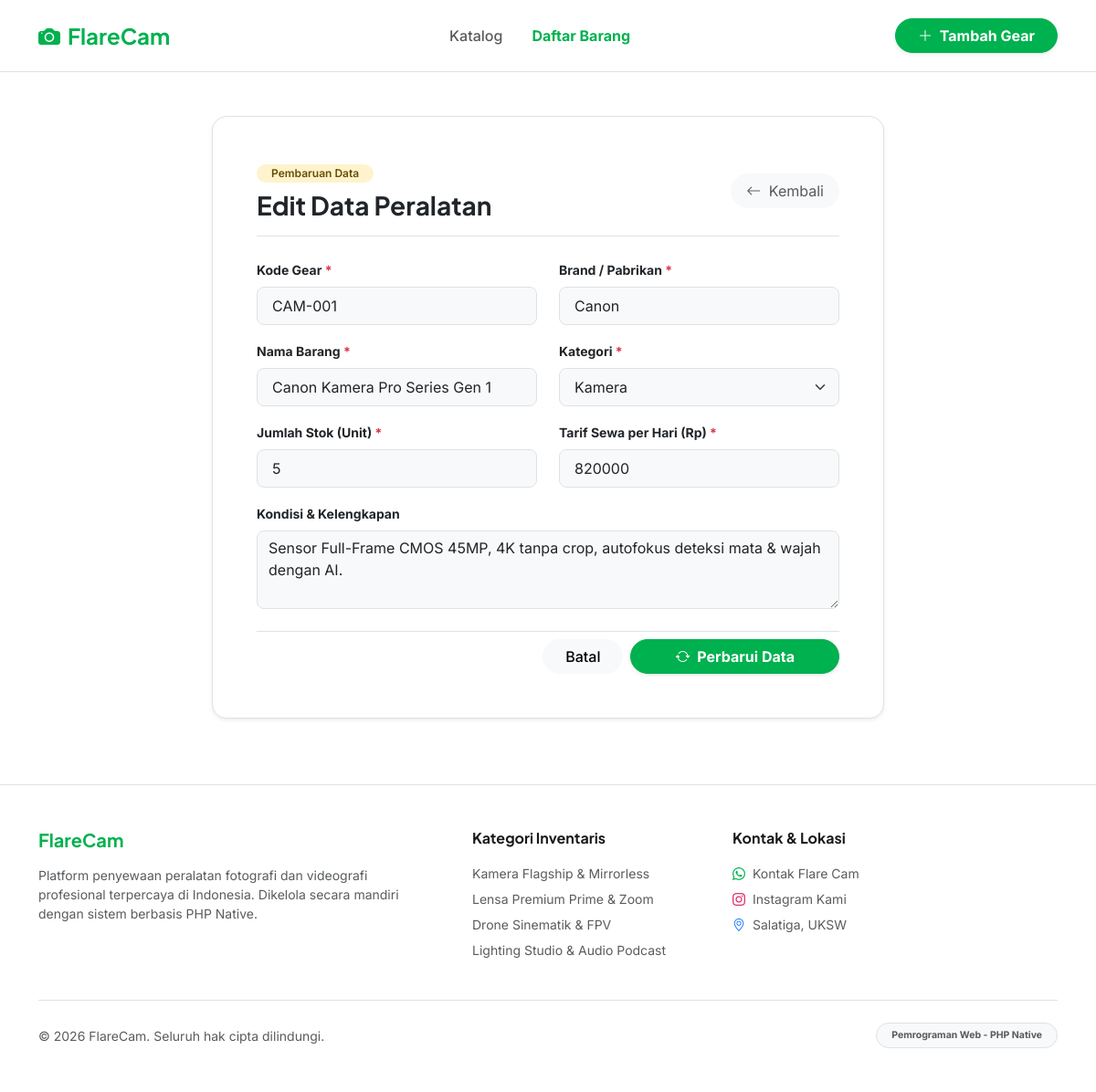
The page /edit.php?id=1 on the database its author committed.
### tables this page shows
CREATE TABLE IF NOT EXISTS kamera (
    id INT AUTO_INCREMENT PRIMARY KEY,
    kode_barang VARCHAR(20) NOT NULL UNIQUE,
    nama_barang VARCHAR(100) NOT NULL,
    brand VARCHAR(50) NOT NULL DEFAULT "FlareCam",
    kategori VARCHAR(50) NOT NULL,
    jumlah INT NOT NULL DEFAULT 1,
    harga INT NOT NULL,
    deskripsi TEXT,
    created_at TIMESTAMP DEFAULT CURRENT_TIMESTAMP
);

### edit.php (the view, shortened to what this page needs)
<?php
require_once __DIR__ . "/config/koneksi.php";
$id = (int)($_GET["id"] ?? 0);
$stmt = $pdo->prepare("SELECT * FROM kamera WHERE id = :id");
$stmt->execute([":id" => $id]);
$barang = $stmt->fetch();
$kategoriList = ["Kamera", "Lensa", "Drone", "Lighting", "Audio"];
require_once __DIR__ . "/includes/header.php";
?>
<div class="row justify-content-center py-4">
    <div class="col-lg-8">
        <div class="card p-4 p-md-5 border rounded-4 shadow-sm bg-white">
            <div class="d-flex align-items-center justify-content-between pb-3 mb-4 border-bottom">
                <div>
                    <span class="badge bg-warning-subtle text-warning-emphasis px-3 py-1 rounded-pill small fw-semibold">Pembaruan Data</span>
                    <h3 class="fw-bold text-dark mt-2 mb-0">Edit Data Peralatan</h3>
                </div>
                <a href="index.php" class="btn btn-light rounded-pill px-3 text-muted">
                    <i class="bi bi-arrow-left me-1"></i> Kembali
                </a>
            </div>
            <form action="proses_edit.php" method="POST">
                <div class="row">
                    <div class="col-md-6 mb-3">
                        <label class="form-label small fw-bold text-dark">Kode Gear <span class="text-danger">*</span></label>
                        <input type="text" name="kode_barang" value="<?= htmlspecialchars($barang["kode_barang"]) ?>" class="form-control form-control-lg bg-light rounded-3 fs-6" required>
                    </div>
                    <div class="col-md-6 mb-3">
                        <label class="form-label small fw-bold text-dark">Brand / Pabrikan <span class="text-danger">*</span></label>
                        <input type="text" name="brand" value="<?= htmlspecialchars($barang["brand"] ?? "FlareCam") ?>" class="form-control form-control-lg bg-light rounded-3 fs-6" required>
                    </div>
                </div>
                <div class="row">
                    <div class="col-md-6 mb-3">
                        <label class="form-label small fw-bold text-dark">Nama Barang <span class="text-danger">*</span></label>
                        <input type="text" name="nama_barang" value="<?= htmlspecialchars($barang["nama_barang"]) ?>" class="form-control form-control-lg bg-light rounded-3 fs-6" required>
                    </div>
                    <div class="col-md-6 mb-3">
                        <label class="form-label small fw-bold text-dark">Kategori <span class="text-danger">*</span></label>
                        <select name="kategori" class="form-select form-select-lg bg-light rounded-3 fs-6" required>
                            <?php foreach ($kategoriList as $k): ?>
                                <option value="<?= $k ?>" <?= $barang["kategori"] === $k ? "selected" : "" ?>><?= $k ?></option>
                            <?php endforeach; ?>
                        </select>
                    </div>
                </div>
                <div class="row">
                    <div class="col-md-6 mb-3">
                        <label class="form-label small fw-bold text-dark">Jumlah Stok (Unit) <span class="text-danger">*</span></label>
                        <input type="number" name="jumlah" min="0" value="<?= htmlspecialchars($barang["jumlah"]) ?>" class="form-control form-control-lg bg-light rounded-3 fs-6" required>
                    </div>
                    <div class="col-md-6 mb-3">
                        <label class="form-label small fw-bold text-dark">Tarif Sewa per Hari (Rp) <span class="text-danger">*</span></label>
                        <input type="number" name="harga" min="0" step="5000" value="<?= htmlspecialchars($barang["harga"]) ?>" class="form-control form-control-lg bg-light rounded-3 fs-6" required>
                    </div>
                </div>
                <div class="mb-4">
                    <label class="form-label small fw-bold text-dark">Kondisi & Kelengkapan</label>
                    <textarea name="deskripsi" rows="3" class="form-control bg-light rounded-3 fs-6"><?= htmlspecialchars($barang["deskripsi"] ?? "") ?></textarea>
                </div>
                <div class="d-flex justify-content-end gap-2 pt-2 border-top">
                    <a href="index.php" class="btn btn-light rounded-pill px-4 fw-medium">Batal</a>
                    <button type="submit" class="btn btn-success rounded-pill px-5 fw-bold shadow-sm">
                        <i class="bi bi-arrow-repeat me-1"></i> Perbarui Data
                    </button>
                </div>
            </form>
        </div>
    </div>
</div>
<?php require_once __DIR__ . "/includes/footer.php"; ?>

### style.css (style rules this page uses)
:root { --primary-green: #00b14f; --hover-green: #009944; --bg-light: #f8f9fa; }
body { font-family: 'Inter', sans-serif; background-color: #ffffff; color: #1a1a1a; -webkit-font-smoothing: antialiased; }
h1, h2, h3, h4, h5, h6, .navbar-brand { font-family: 'Plus Jakarta Sans', sans-serif !important; }
.btn-success { background-color: var(--primary-green); border-color: var(--primary-green); }

### rows shown on the page
kamera: kode_barang "CAM-001", brand "Canon", nama_barang "Canon Kamera Pro Series Gen 1", kategori "Kamera", jumlah "5", harga "820000", deskripsi "Sensor Full-Frame CMOS 45MP, 4K tanpa crop, autofokus deteksi mata & wajah dengan AI."

### other values the page prints
$appName "FlareCam"
